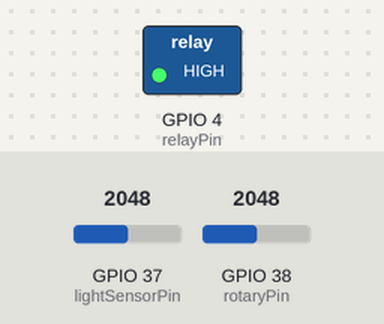
A sketch run on a simulated ESP32. Parts: switched loads named in the sketch (green lamp = pin HIGH). Inputs (shaded band) come from the test bench; at power-on: GPIO 38 (rotaryPin) = 2048, GPIO 37 (lightSensorPin) = 2048. What the sketch prints to the serial monitor is not drawn.

Above: at 14.4 s.
14.5 s: GPIO 38 (rotaryPin) set to 1558
16.0 s: GPIO 38 (rotaryPin) set to 1472
At 16.7 s:
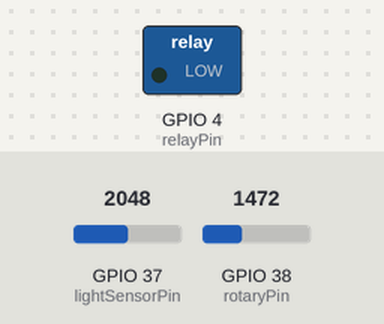
17.5 s: GPIO 38 (rotaryPin) set to 1540
At 17.9 s:
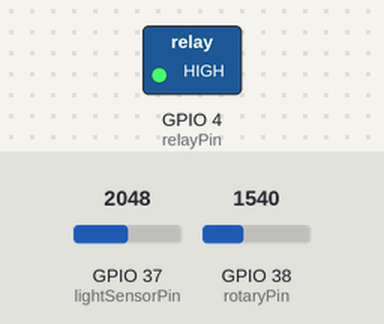
Timing chart, 0 to 20.0 s (numbered marks = the images above; inputs shaded):
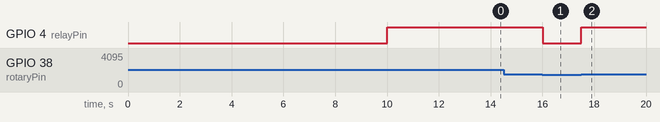

The sketch:

InteriorLightControl.ino
```cpp
#include <WiFi.h>  // Include the WiFi library for networking functionality

// Hardware pin configuration
const int lightSensorPin = A1;   // Analog input pin for ambient light sensor
const int rotaryPin = A2;        // Analog input pin for rotary/potentiometer
const int relayPin = 4;          // Digital output pin to control relay

// State control variables
bool manualMode = false;         // Tracks whether manual mode is active
bool relayState = false;         // Current ON/OFF state of the relay
bool overrideActive = false;     // Indicates if override mode is active

// WiFi Access Point credentials
char ssid[] = "LightControlAP";     // WiFi SSID (network name)
char password[] = "12345678";       // WiFi password

WiFiServer server(80);              // Create an HTTP server on port 80

void setup() {
  Serial.begin(9600);                      // Initialize serial communication for debugging
  pinMode(relayPin, OUTPUT);               // Set the relay pin as output
  digitalWrite(relayPin, LOW);             // Ensure relay starts in OFF state

  WiFi.beginNetwork(ssid, password);       // Start WiFi in Access Point mode
  unsigned long startTime = millis();      // Timestamp for timeout handling

  // Wait for AP IP assignment (timeout after 10 seconds)
  while (WiFi.localIP() == IPAddress(0, 0, 0, 0) && millis() - startTime < 10000) {
    delay(1000);
  }

  // Start HTTP server if Access Point successfully initialized
  if (WiFi.localIP() != IPAddress(0, 0, 0, 0)) {
    Serial.print("AP started! IP Address: ");
    Serial.println(WiFi.localIP());
    server.begin();
  } else {
    Serial.println("Failed to start Access Point.");
  }
}

void loop() {
  // Read sensor values
  int lightVal = analogRead(lightSensorPin);     // Read light intensity
  int rotaryVal = analogRead(rotaryPin);         // Read rotary sensor value

  // Logic control based on mode and override status
  if (!overrideActive) {
    if (rotaryVal > 100) manualMode = true;      // Set manual mode if rotary is moved above threshold
    else if (rotaryVal < 50) manualMode = false; // Set auto mode if rotary is moved below threshold

    if (manualMode) {
      relayState = (rotaryVal > 1500);           // Manual mode: ON if rotary value is high
    } else {
      relayState = (lightVal < 1800);            // Auto mode: ON if ambient light is low
    }
  }

  digitalWrite(relayPin, relayState ? HIGH : LOW); // Apply relay ON/OFF state

  // Check for incoming HTTP client request
  WiFiClient client = server.available();
  if (client) {
    String req = client.readStringUntil('\r');   // Read HTTP request line
    client.flush();                              // Clear remaining input buffer

    // Handle sensor status request
    if (req.indexOf("/sensor") != -1) {
      String json = "{";
      json += "\"mode\": \"" + String(manualMode ? "manual" : "auto") + "\", ";
      json += "\"relay\": \"" + String(relayState ? "on" : "off") + "\", ";
      json += "\"light\": " + String(lightVal) + ", ";
      json += "\"rotary\": " + String(rotaryVal) + ", ";
      json += "\"override\": \"" + String(overrideActive ? "yes" : "no") + "\"";
      json += "}";

      client.println("HTTP/1.1 200 OK");
      client.println("Content-Type: application/json");
      client.println("Connection: close");
      client.println();
      client.println(json);
    }

    // Handle manual relay control (override ON)
    else if (req.indexOf("/relay?state=") != -1) {
      if (req.indexOf("on") != -1) relayState = true;
      else if (req.indexOf("off") != -1) relayState = false;
      overrideActive = true;                              // Activate override mode
      digitalWrite(relayPin, relayState ? HIGH : LOW);    // Update relay state
      Serial.println("Relay override set");
      client.println("HTTP/1.1 200 OK");
      client.println();
    }

    // Handle override exit (return to auto/manual logic)
    else if (req.indexOf("/override?state=exit") != -1) {
      overrideActive = false;                             // Disable override mode
      Serial.println("Override deactivated");
      client.println("HTTP/1.1 200 OK");
      client.println();
    }

    // Handle mode change via API
    else if (req.indexOf("/mode?state=") != -1) {
      if (req.indexOf("manual") != -1) manualMode = true;
      else if (req.indexOf("auto") != -1) manualMode = false;
      client.println("HTTP/1.1 200 OK");
      client.println();
    }

    // Serve a simple HTML page on root request
    else if (req.indexOf("GET / ") != -1 || req.startsWith("GET / HTTP")) {
      client.println("HTTP/1.1 200 OK");
      client.println("Content-Type: text/html");
      client.println("Connection: close");
      client.println();
      client.println("<html><body><h2>Interior Light Control System</h2><p>System Online.</p></body></html>");
    }

    // Handle unknown routes
    else {
      client.println("HTTP/1.1 404 Not Found");
      client.println();
    }

    client.stop(); // End client connection
  }

  delay(500); // Delay before next loop iteration to reduce server load
}
```

Measured:
- the behaviour switches between 1501 and 1500 on GPIO 38 (rotaryPin) (found by bisection; images 0 and 1)
- after the input at 14.5 s, every drawn part: stays the same
- after the input at 16.0 s, GPIO 4 (relayPin): HIGH → LOW at once
- after the input at 17.5 s, GPIO 4 (relayPin): LOW → HIGH at once
